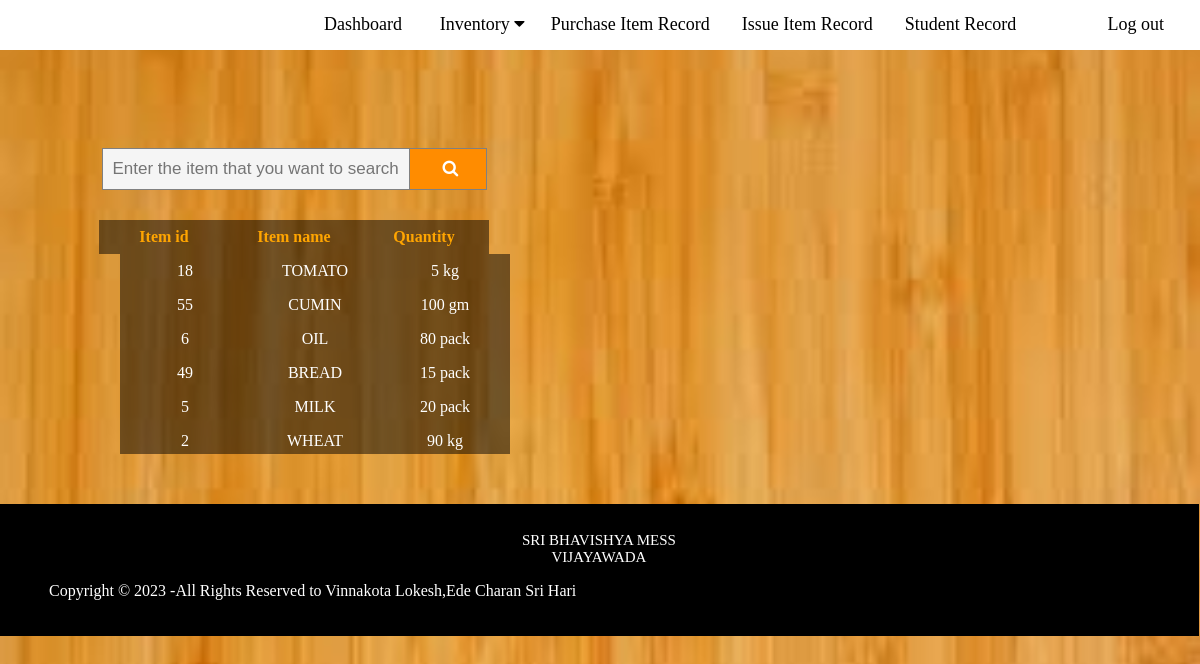
The page /stock.php on the database as committed earlier.
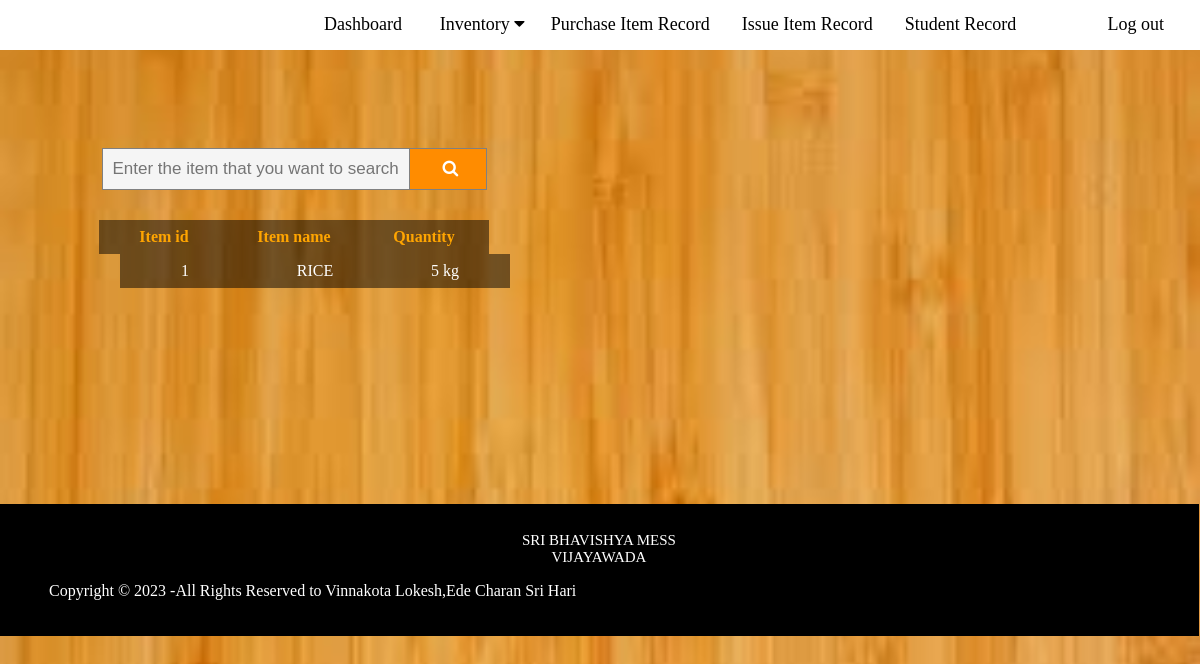
The same page on the database as committed later.
### tables this page shows
CREATE TABLE `stock` (
  `id` int(11) NOT NULL,
  `itemid` int(11) NOT NULL,
  `quantity` float NOT NULL,
  `qunit` varchar(11) NOT NULL
);

CREATE TABLE `item` (
  `id` int(11) NOT NULL,
  `itemname` varchar(200) NOT NULL
);

### stock.php (the view, shortened to what this page needs)
<!DOCTYPE html>
<html lang="en">
    <head>
        <link type="text/css" rel="stylesheet" href="css/nav.css">
        <link rel="stylesheet" href="https://cdnjs.cloudflare.com/ajax/libs/font-awesome/4.7.0/css/font-awesome.min.css">
    </head>
<body>
<div class="navbar"  style="margin-top:-18px; width:100%; position: -webkit-sticky;position: sticky; top: 0px;">
 <ul>
  <a href="home.php">Dashboard</a>
  <div class="dropdown">
    <button class="dropbtn">Inventory
      <i class="fa fa-caret-down"></i>
    </button>
    </div>
     <a href="purchaserecord.php">Purchase Item Record</a>
     <a href="issuerecord.php">Issue Item Record</a>
     <a href="studentrecord.php">Student Record</a>
     <a href="logout.php" style="float: right; margin-right: 20px;">Log out</a>
    </ul>
  </div>
  <div id="" style="margin-top:100px; margin-left:-51%">
      <form action="#" method="post" class="example" style="margin:auto;max-width:385px">
          <input type="text" name="searchitem" placeholder="Enter the item that you want to search">
          <button type="submit" name="submit"><i class="fa fa-search" style="width:10px; height:10px;"></i></button>
      </form>
  </div>
   <?php
                include("admindbconn.php");
                 $sqlget = "SELECT c . * , p . * FROM stock c, item p WHERE c.itemid = p.id";
                $sqldata = mysqli_query($dbconn, $sqlget) or die('error getting');
            ?>
           <center><table style="margin-top:30px; margin-left:-51%">
            <tr>
                <th>Item id </th>
                <th>Item name </th>
                <th>Quantity </th>
            </tr>
               </table></center>
            <div id="scroll">
            <center><table style="">
            <?php
                while($row = mysqli_fetch_array($sqldata, MYSQLI_ASSOC)) {
            ?>
            <tr>
                <td><?php echo strtoupper($row['itemid']);?> </td>
                <td><?php echo strtoupper($row['itemname']);?> </td>
                <td><?php echo $row['quantity']; echo " ";echo $row['qunit'];?> </td>
            </tr>
            <?php
                } ?>  </table></center></div>
            <?php include 'footer.php'; ?>
</body>
</html>

Rows that differ between the two databases and show on the page:
removed stock: itemid "18", itemid.itemname "TOMATO", quantity "5", qunit "kg"
removed stock: itemid "55", itemid.itemname "CUMIN", quantity "100", qunit "gm"
removed stock: itemid "6", itemid.itemname "OIL", quantity "80", qunit "pack"
removed stock: itemid "49", itemid.itemname "BREAD", quantity "15", qunit "pack"
removed stock: itemid "5", itemid.itemname "MILK", quantity "20", qunit "pack"
removed stock: itemid "2", itemid.itemname "WHEAT", quantity "90", qunit "kg"
added stock: itemid "1", itemid.itemname "RICE", quantity "5", qunit "kg"
